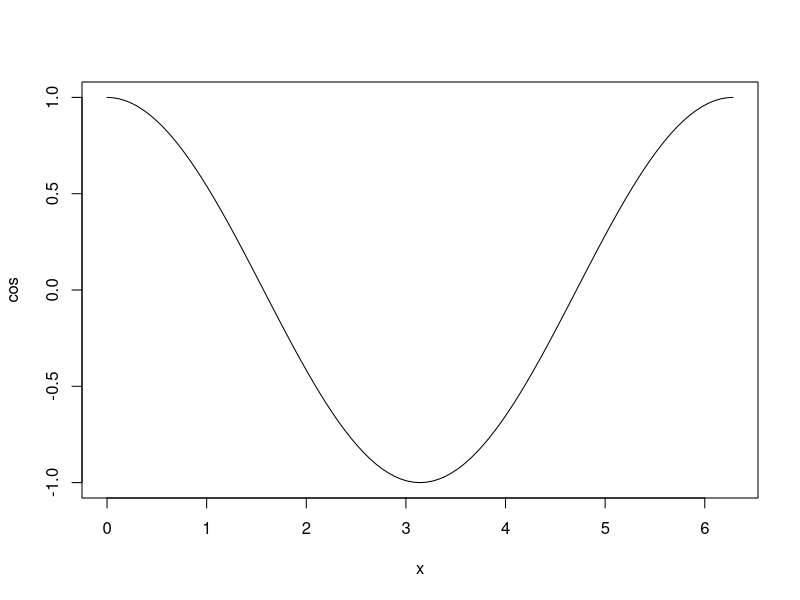
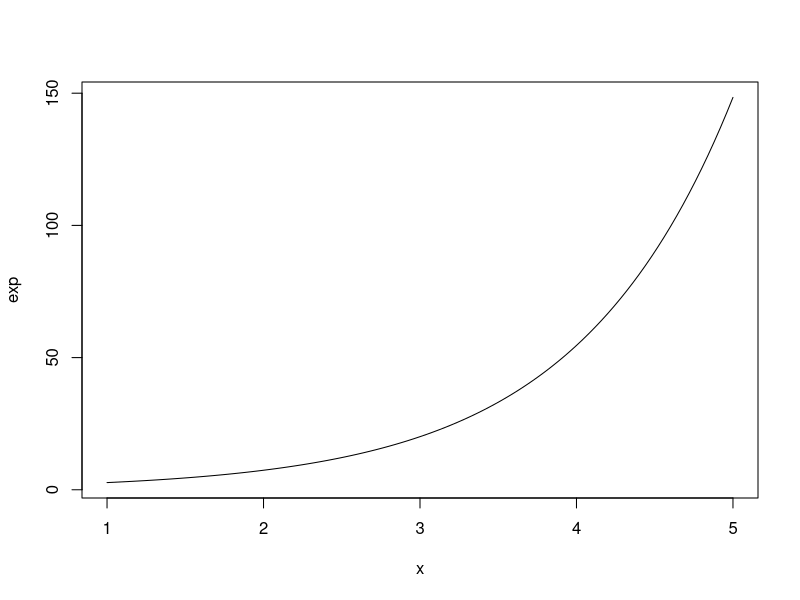
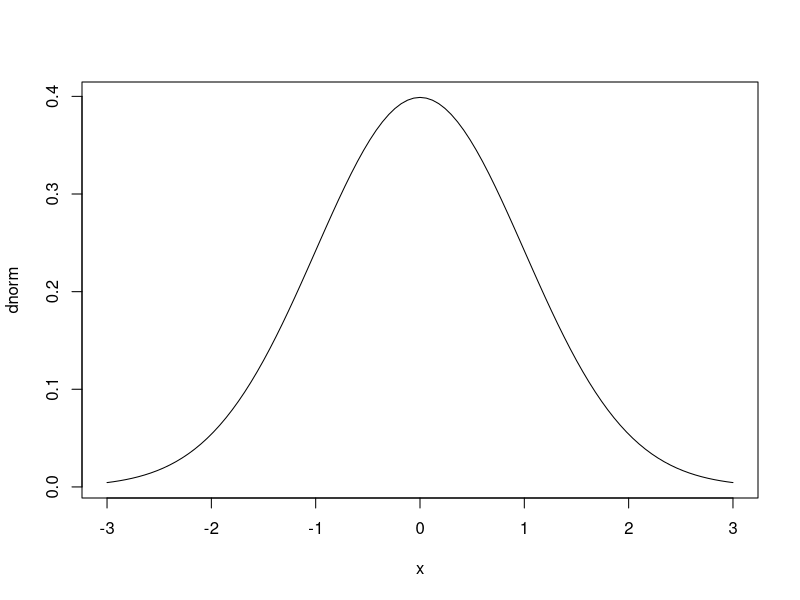
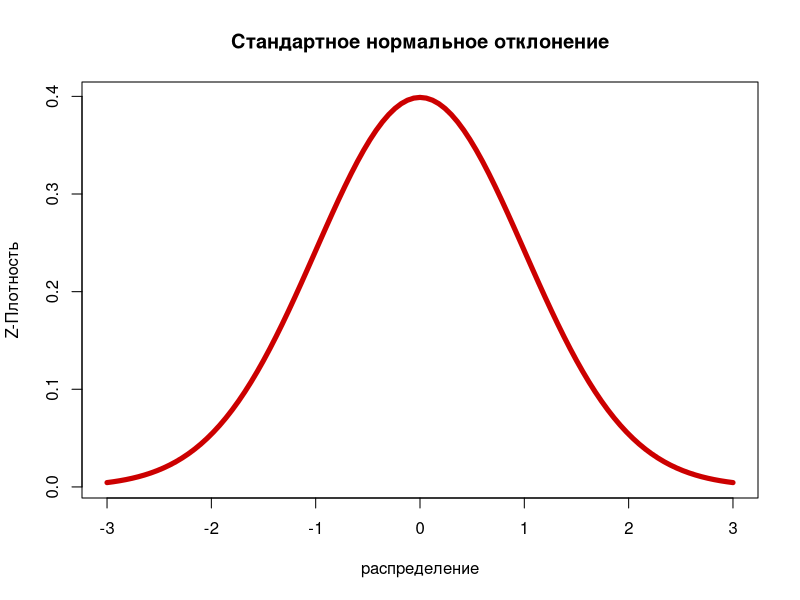
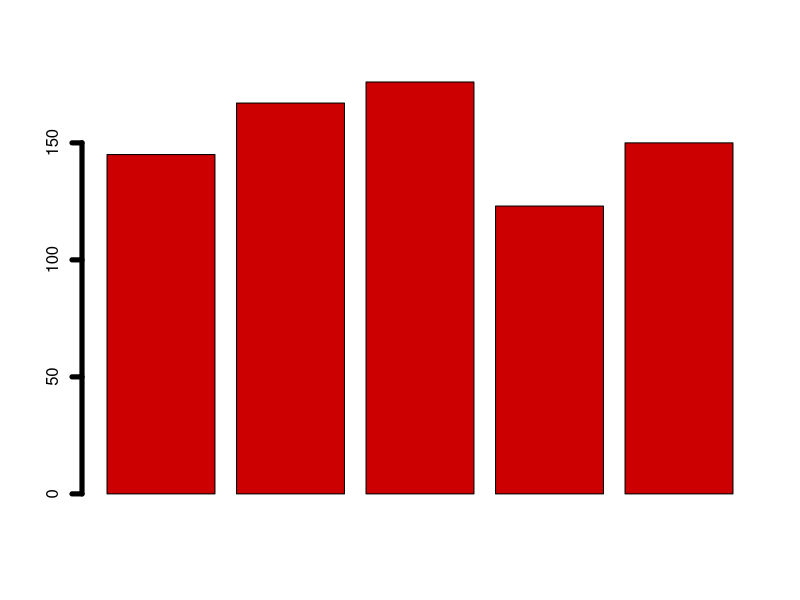
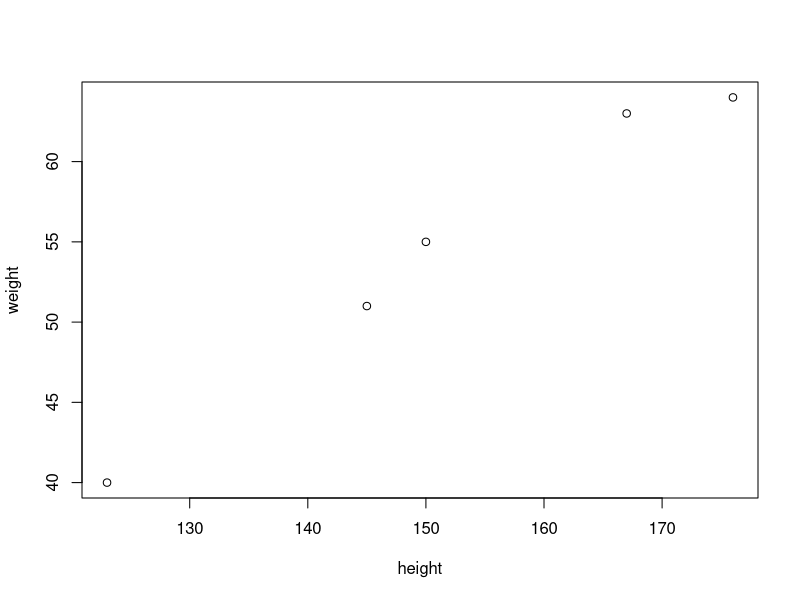

Write the R code that produced these figures, in order.
# Numeric (Double)

n1<-15
n1
typeof(n1)  

n2<-1.5
n2
typeof(n2) 

#Charater (string)
c1<-"c"
c1
typeof(c1)

c2<-"строка текста"
c2
typeof(c2)

# Logical (Boolean)
l1<-TRUE
l1
typeof(l1)

l2<-F
l2
typeof(l2)

# Vector - одномерные данные одинакового типа

v1<-c(1,2,3,4,5)
v1
is.vector(v1)

v2<-c("a", "b", "c")
v2
is.vector(v2)

v3<-c(TRUE, FALSE, TRUE, TRUE, FALSE)
v3
is.vector(v3)

# Matrix - два измерения, строки одингаковой длины
# данные однакового типа

m1<- matrix(c(T, T, F, F, T,F), nrow = 2)
m1

m2<- matrix(c("a", "b","c", "d"),
            nrow = 2,
            byrow = T)
m2

# Data frame может сочетать векторы одинаковой длины
# с разными типами данных
# Ближайший аналог - таблицы Excel в R
# поэтому таблицы Excel обычно импортируются в Data frame

vNumeric <- c(1,2,3)
vCharacter<-c("a", "b", "c")
vLogical<- c(T, F, T)
Имя<-vNumeric

df<- as.data.frame(cbind(vNumeric, vCharacter, vLogical))
df # Data frame - разніе типы данных

# List упорядоченная коллекция єлементов и структур любого
# типа и длины. Может в себя включать данные типа list 


o1 <- c(1,2,3)
o2 <- c("a", "b", "c","D")
o3 <- c(T, F, T,T, T,F)

list1<-list(o1,o2,o3)
list1

list2<-list(o1,o2,o3,list1) #list внутриlist
list2

rm(list = ls())

plot(cos, 0, 2*pi)
plot(exp, 1,5)
plot(dnorm, -3,+3)

plot(dnorm, -3,+3,
     col = "#cc0000",
     lwd = 5,
     main = "Стандартное нормальное отклонение",
     xlab = "распределение",
     ylab = "Z-Плотность")

# Вектор Values
values <-c(145,167, 176, 123, 150)
barplot(values,
        col = "#cc0000",
        lwd = 5,)
# 2 Векторa
height <- c(145,167, 176, 123, 150)
weight <- c(51,63,64,40,55)

plot(height, weight)

dev.off()







